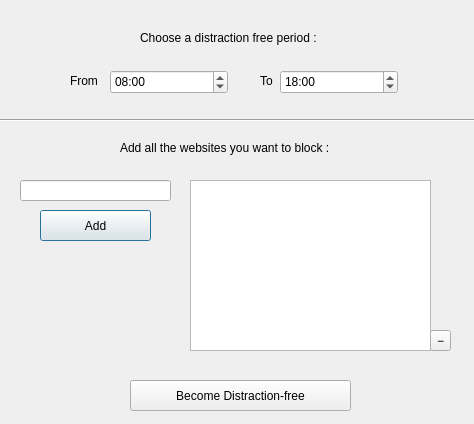
<?xml version="1.0" encoding="UTF-8"?>
<ui version="4.0">
 <class>Dialog</class>
 <widget class="QDialog" name="Dialog">
  <property name="geometry">
   <rect>
    <x>0</x>
    <y>0</y>
    <width>474</width>
    <height>424</height>
   </rect>
  </property>
  <property name="maximumSize">
   <size>
    <width>474</width>
    <height>424</height>
   </size>
  </property>
  <property name="windowTitle">
   <string>Dialog</string>
  </property>
  <widget class="QTimeEdit" name="timeBegin">
   <property name="geometry">
    <rect>
     <x>110</x>
     <y>70</y>
     <width>118</width>
     <height>24</height>
    </rect>
   </property>
   <property name="autoFillBackground">
    <bool>false</bool>
   </property>
   <property name="locale">
    <locale language="English" country="UnitedStates"/>
   </property>
   <property name="dateTime">
    <datetime>
     <hour>8</hour>
     <minute>0</minute>
     <second>0</second>
     <year>2000</year>
     <month>1</month>
     <day>1</day>
    </datetime>
   </property>
   <property name="displayFormat">
    <string>HH:mm</string>
   </property>
  </widget>
  <widget class="QTimeEdit" name="timeEnd">
   <property name="geometry">
    <rect>
     <x>280</x>
     <y>70</y>
     <width>118</width>
     <height>24</height>
    </rect>
   </property>
   <property name="locale">
    <locale language="English" country="UnitedStates"/>
   </property>
   <property name="inputMethodHints">
    <set>Qt::ImhPreferNumbers</set>
   </property>
   <property name="dateTime">
    <datetime>
     <hour>18</hour>
     <minute>0</minute>
     <second>0</second>
     <year>2000</year>
     <month>1</month>
     <day>1</day>
    </datetime>
   </property>
   <property name="minimumTime">
    <time>
     <hour>0</hour>
     <minute>0</minute>
     <second>0</second>
    </time>
   </property>
   <property name="currentSection">
    <enum>QDateTimeEdit::HourSection</enum>
   </property>
   <property name="displayFormat">
    <string>HH:mm</string>
   </property>
   <property name="calendarPopup">
    <bool>false</bool>
   </property>
   <property name="timeSpec">
    <enum>Qt::LocalTime</enum>
   </property>
   <property name="time">
    <time>
     <hour>18</hour>
     <minute>0</minute>
     <second>0</second>
    </time>
   </property>
  </widget>
  <widget class="QLabel" name="label">
   <property name="geometry">
    <rect>
     <x>70</x>
     <y>70</y>
     <width>31</width>
     <height>21</height>
    </rect>
   </property>
   <property name="text">
    <string>From</string>
   </property>
  </widget>
  <widget class="QLabel" name="label_2">
   <property name="geometry">
    <rect>
     <x>260</x>
     <y>70</y>
     <width>21</width>
     <height>21</height>
    </rect>
   </property>
   <property name="text">
    <string>To</string>
   </property>
  </widget>
  <widget class="QLabel" name="label_4">
   <property name="geometry">
    <rect>
     <x>140</x>
     <y>30</y>
     <width>211</width>
     <height>16</height>
    </rect>
   </property>
   <property name="text">
    <string>Choose a distraction free period :</string>
   </property>
  </widget>
  <widget class="Line" name="line">
   <property name="geometry">
    <rect>
     <x>-10</x>
     <y>110</y>
     <width>511</width>
     <height>20</height>
    </rect>
   </property>
   <property name="orientation">
    <enum>Qt::Horizontal</enum>
   </property>
  </widget>
  <widget class="QPushButton" name="addButton">
   <property name="geometry">
    <rect>
     <x>40</x>
     <y>210</y>
     <width>111</width>
     <height>31</height>
    </rect>
   </property>
   <property name="cursor">
    <cursorShape>PointingHandCursor</cursorShape>
   </property>
   <property name="mouseTracking">
    <bool>false</bool>
   </property>
   <property name="text">
    <string>Add</string>
   </property>
   <property name="flat">
    <bool>false</bool>
   </property>
  </widget>
  <widget class="QLineEdit" name="inputWebsite">
   <property name="geometry">
    <rect>
     <x>20</x>
     <y>180</y>
     <width>151</width>
     <height>21</height>
    </rect>
   </property>
   <property name="clearButtonEnabled">
    <bool>true</bool>
   </property>
  </widget>
  <widget class="QListWidget" name="listWidget">
   <property name="geometry">
    <rect>
     <x>190</x>
     <y>180</y>
     <width>241</width>
     <height>171</height>
    </rect>
   </property>
  </widget>
  <widget class="QPushButton" name="startButton">
   <property name="geometry">
    <rect>
     <x>130</x>
     <y>380</y>
     <width>221</width>
     <height>31</height>
    </rect>
   </property>
   <property name="cursor">
    <cursorShape>PointingHandCursor</cursorShape>
   </property>
   <property name="mouseTracking">
    <bool>false</bool>
   </property>
   <property name="text">
    <string>Become Distraction-free</string>
   </property>
   <property name="flat">
    <bool>false</bool>
   </property>
  </widget>
  <widget class="QLabel" name="label_3">
   <property name="geometry">
    <rect>
     <x>120</x>
     <y>140</y>
     <width>251</width>
     <height>16</height>
    </rect>
   </property>
   <property name="text">
    <string>Add all the websites you want to block :</string>
   </property>
  </widget>
  <widget class="QToolButton" name="removeButton">
   <property name="geometry">
    <rect>
     <x>430</x>
     <y>330</y>
     <width>21</width>
     <height>21</height>
    </rect>
   </property>
   <property name="text">
    <string>−</string>
   </property>
   <property name="iconSize">
    <size>
     <width>20</width>
     <height>20</height>
    </size>
   </property>
   <property name="toolButtonStyle">
    <enum>Qt::ToolButtonIconOnly</enum>
   </property>
   <property name="arrowType">
    <enum>Qt::NoArrow</enum>
   </property>
  </widget>
 </widget>
 <resources/>
 <connections/>
</ui>
